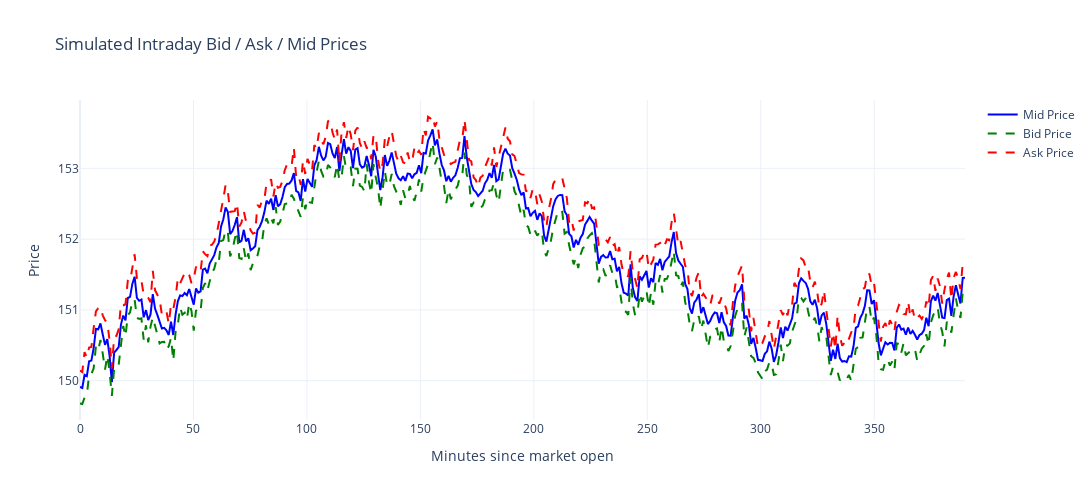

The notebook cell this image was saved under:
### Code cell
import plotly.graph_objects as go
import functions as fn
import importlib
importlib.reload(fn)  # 👈 force reload from updated source


# Assume t, mid_price, bid, ask already defined

# Simulate mid-price
t, mid_price = fn.simulate_intraday_gbm(S0=150, mu=0.001, sigma=0.02)

# Generate bid/ask
bid, ask = fn.simulate_bid_ask(mid_price, base_spread=0.05, random_spread=True)

x = t * 390  # minutes

fig = go.Figure()

fig.add_trace(go.Scatter(x=x, y=mid_price, mode='lines', name='Mid Price', line=dict(color='blue')))
fig.add_trace(go.Scatter(x=x, y=bid, mode='lines', name='Bid Price', line=dict(color='green', dash='dash')))
fig.add_trace(go.Scatter(x=x, y=ask, mode='lines', name='Ask Price', line=dict(color='red', dash='dash')))

fig.update_layout(
    title='Simulated Intraday Bid / Ask / Mid Prices',
    xaxis_title='Minutes since market open',
    yaxis_title='Price',
    hovermode='x unified',
    template='plotly_white',
    height=500,
    width=2000
)

fig.show()

### Figure 1 — Plotly figure (JSON) as saved in the notebook; plotly's stock layout.template omitted (floating-point values rounded to 4 significant figures; data arrays with more than 128 entries replaced by an {"elided": "..."} marker saying what was removed)
{"data": [{"line": {"color": "blue"}, "mode": "lines", "name": "Mid Price", "x": {"elided": "390 float values"}, "y": {"elided": "390 float values"}, "type": "scatter"}, {"line": {"color": "green", "dash": "dash"}, "mode": "lines", "name": "Bid Price", "x": {"elided": "390 float values"}, "y": {"elided": "390 float values"}, "type": "scatter"}, {"line": {"color": "red", "dash": "dash"}, "mode": "lines", "name": "Ask Price", "x": {"elided": "390 float values"}, "y": {"elided": "390 float values"}, "type": "scatter"}], "layout": {"title": {"text": "Simulated Intraday Bid / Ask / Mid Prices"}, "xaxis": {"title": {"text": "Minutes since market open"}}, "yaxis": {"title": {"text": "Price"}}, "hovermode": "x unified", "height": 500, "width": 2000}}
